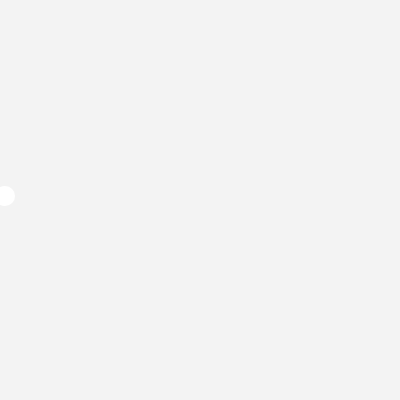
Frame 1 (no input)
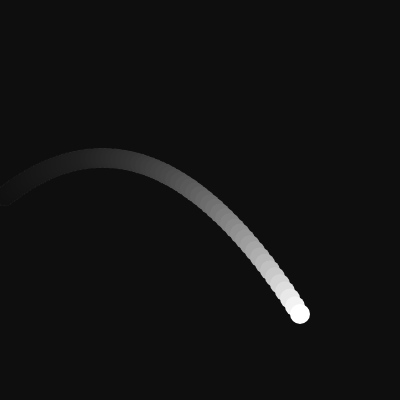
Frame 60 (no input)
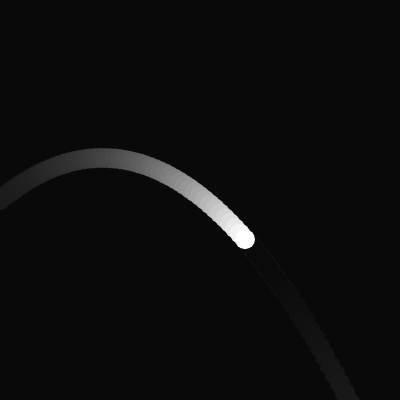
Frame 120 (the mouse pressed at the canvas centre since frame 60)

The p5.js sketch that drew these frames (run headless with seeded random() and noise() and a simulated clock; from frame 60 on, the mouse is pressed at the canvas centre):

// p5.js sketch
// ── sketch.js

let particle;

function setup() {
  createCanvas(400, 400);
  particle = new Particle(0, height / 2, 5, -4.2, 20);
}

function draw() {
  // Fondo negro con alfa para generar blur en el movimiento.
  // Esto solo se puede hacer para todo el sketch.
  background(0, 12);

  // Configuración para el dibujo de las partículas.
  fill(255);
  noStroke();

  particle.update();
  particle.draw();
}

// ── particle.js

class Particle {
    // La gravedad (simplificada) es un valor constante para la partícula.
    gravity = 0.2;

    /**
     * Crea una partícula con forma circular. Las coordenadas x e y
     * refieren al centro y size es el diámtro del círculo.
     * La velocidad en cada coordenada, vx y vy, se usan para definir
     * el movimiento de la partícula (dirección y velocidad).
     * 
     * @param {number} x - Posición en x.
     * @param {number} y - Posición en y.
     * @param {number} vx - Velocidad en x.
     * @param {number} vy - Velocidad en y.
     * @param {number} size - Tamaño de la partícula circular.
     */
    constructor(x, y, vx, vy, size) {
        this.x = this.ix = x;
        this.y = this.iy = y;
        this.vx = this.ivx = vx;
        this.vy = this.ivy = vy;
        this.size = size;
        this.radius = this.size / 2;
    }

    update() {
        this.vy += this.gravity;
        this.x += this.vx;
        this.y += this.vy;
        this.#checkBounds();
    }

    /**
     * En ivx, ivy se guardó la velocidad inicial para resetear
     * la partíciula cuando se va de la pantalla.
     */
    #checkBounds() {
        // Solo comprueba que salga por debajo del canvas.
        if(this.y > height + this.radius) {
            this.x = this.ix;
            this.y = this.iy;
            this.vx = this.ivx;
            this.vy = this.ivy;
        }
    }

    draw() {
        circle(this.x, this.y, this.size);
    }
}
